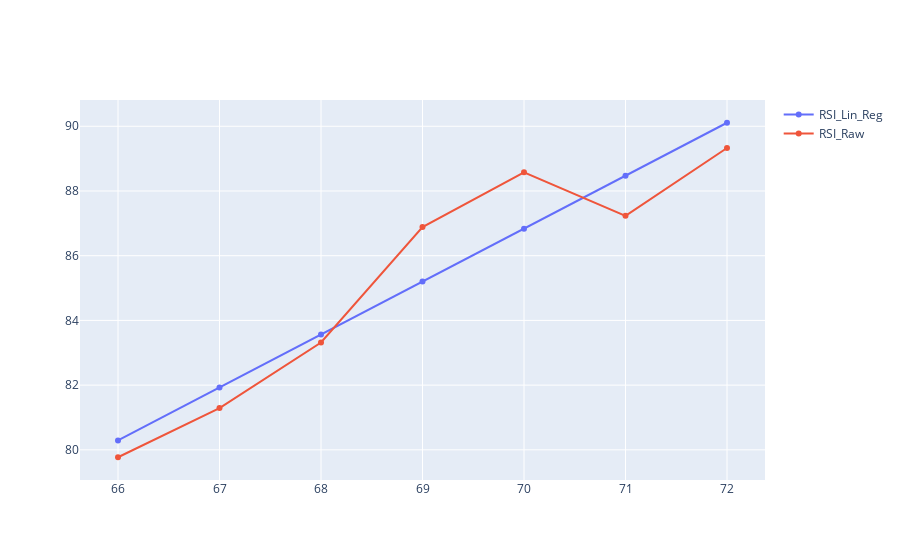

Here is the notebook cell this chart was saved with:
### Code cell
Y_pred=reg.predict(X_in)
fig = go.Figure()
fig.add_trace(
    go.Scatter(x=X_in.flatten(), y=Y_pred.flatten(), name='RSI_Lin_Reg')
)
fig.add_trace(
    go.Scatter(x=X_in.flatten(), y=Y_in.flatten(), name='RSI_Raw')
)
fig.show()

### Figure 1 — Plotly figure (JSON) as saved in the notebook; plotly's stock layout.template omitted (floating-point values rounded to 4 significant figures)
{"data": [{"name": "RSI_Lin_Reg", "type": "scatter", "x": [66, 67, 68, 69, 70, 71, 72], "y": [80.29, 81.93, 83.56, 85.2, 86.84, 88.47, 90.11]}, {"name": "RSI_Raw", "type": "scatter", "x": [66, 67, 68, 69, 70, 71, 72], "y": [79.77, 81.29, 83.32, 86.89, 88.58, 87.23, 89.33]}], "layout": {}}
